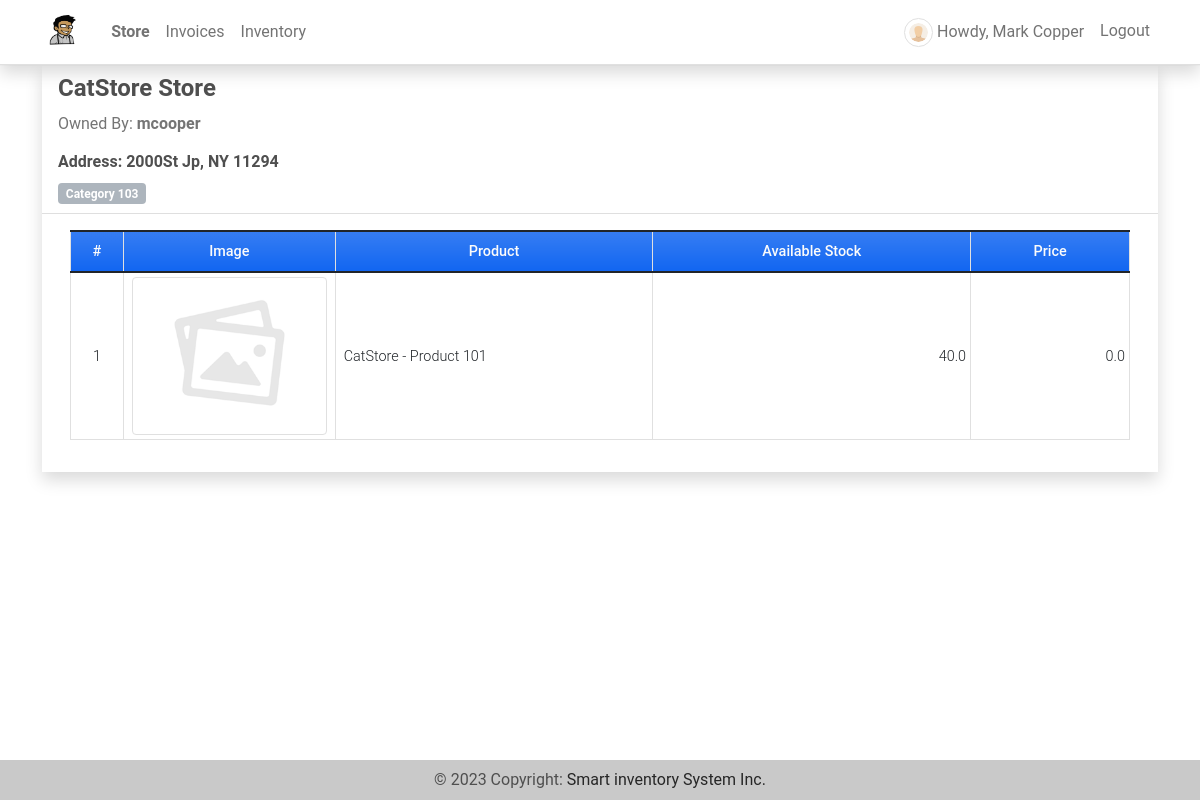
The app's page /store/detail (signed in), older data.
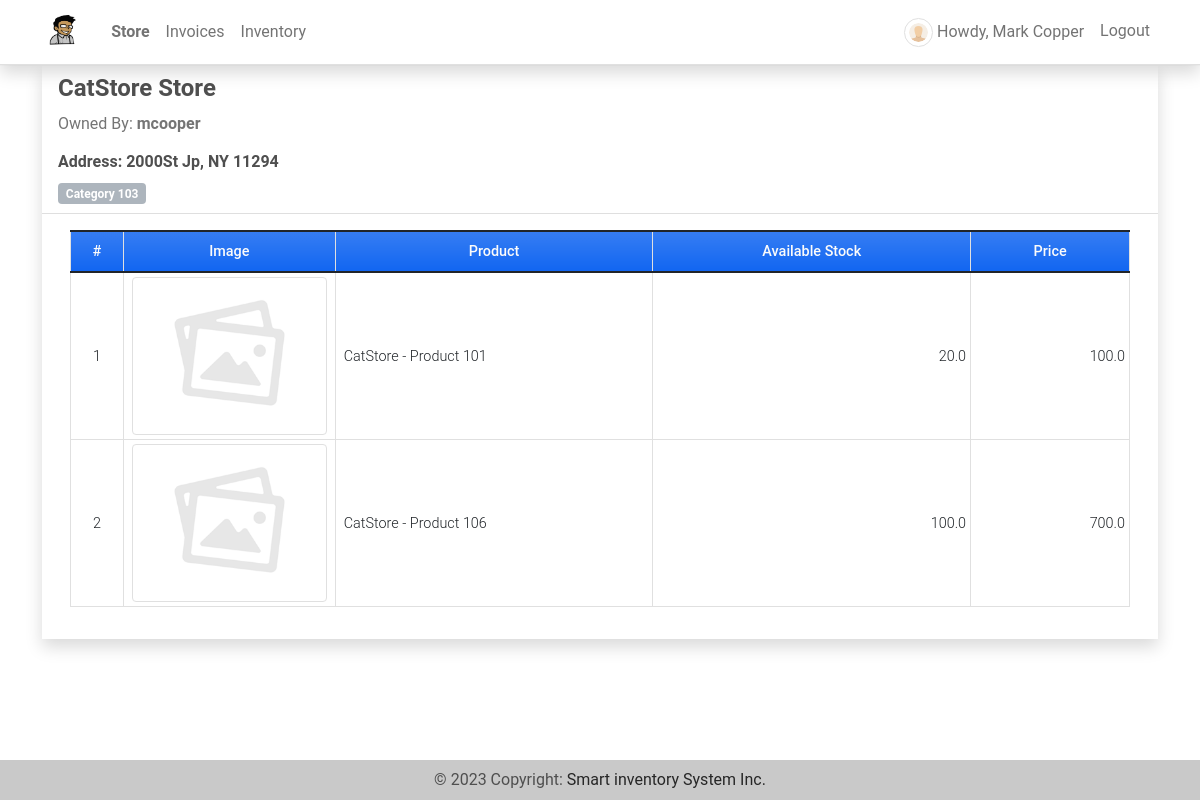
The same page, newer data.
### imsApp/models.py (models this page shows, shortened)
class Store(models.Model):
    name = models.CharField(max_length=250)
    address = models.TextField()
    category = models.ForeignKey(Category, on_delete=models.CASCADE)
    products = models.ManyToManyField(Product, through='StoreProduct')
    date_created = models.DateTimeField(default=timezone.now)
    date_updated = models.DateTimeField(auto_now=True)
    owner = models.OneToOneField(User, default=1,on_delete=models.CASCADE ,blank=True, null=True)

class Category(models.Model):
    name = models.CharField(max_length=250)
    description = models.TextField()
    status = models.CharField(max_length=2, choices=(('1','Active'),('2','Inactive')), default=1)
    date_created = models.DateTimeField(default=timezone.now)
    date_updated = models.DateTimeField(auto_now=True)
    def __str__(self):
        return self.name

class StoreProduct(models.Model):
    store = models.ForeignKey(Store, on_delete=models.CASCADE)
    product = models.ForeignKey(Product, on_delete=models.CASCADE)
    stock = models.FloatField(default=0, blank=True, null=True)
    price = models.FloatField(default=0,blank=True, null=True)
    class Meta:
        unique_together = ["product","store"]
    def __str__(self):
        return f"{self.store.name} - {self.product.name}"

class Product(models.Model):
    code=models.CharField(max_length=100,blank=True, null=True)
    name=models.CharField(max_length=250,blank=True, null=True)
    description = models.TextField()
    price = models.FloatField(default=0)
    status = models.CharField(max_length=2, choices=(('1','Active'),('2','Inactive')), default=1)
    image = models.ImageField(upload_to='uploads/products/',default='default_product_image.png',blank=True, null=True)
    date_created = models.DateTimeField(default=timezone.now)
    date_updated = models.DateTimeField(auto_now=True)

### imsApp/views.py (the view)
# urls.py: path('store/detail',views.view_store,name='store-detail-i'),
@login_required
def view_store(request,pk=None):
    if not pk is None:
        store = get_object_or_404(Store, pk=pk)
    else:
        store = get_object_or_404(Store,owner=request.user)
    store_products = store.storeproduct_set.all()
    return render(request, 'view_store.html', {'page_title':"View Prodcuts to Store",'store': store, 'store_products': store_products})

### imsApp/templates/view_store.html (shortened to what this page needs)
{% extends 'base.html' %} {% load humanize %} {% block pageContent %}
<div class="col-lg-12 col-md-12 col-sm-12 col-xs-12">
    <div class="card card-default rounded-0 shadow ">
        <div class="card-header">
            <div class="d-flex w-100 align-items-center justify-content-between">
               <div>
                   <h4 class="card-title fw-bold">{{ store.name }} Store</h4>
                   <p class="text-muted font-weight-bold"><span class="font-weight-normal">Owned By:</span> {{ store.owner }}</p>
                   <div class="mt-1">
                       <h6 class="font-weight-bold">Address: {{ store.address }}</h5>
                   </div>
                   <span class="badge bg-secondary">{{ store.category }}</span>
               </div>
            </div>
        </div>
        <div class="card-body">
            <div class="container-fluid">
                <table class="table table-bordered" id="product-list">
                    <colgroup>
                        {% if request.user.is_superuser %}
                        <col width="5%">
                        <col width="20%">
                        <col width="25%">
                        <col width="15%">
                        <col width="10%">
                        <col width="25%">
                        {% else %}
                        <col width="5%">
                        <col width="20%">
                        <col width="30%">
                        <col width="30%">
                        <col width="15%">
                        {% endif %}
                    </colgroup>
                    <thead>
                        <tr class="bg-gradient bg-primary bg-opacity-50 text-light">
                            {% if request.user.is_superuser %}
                            <th class="px-1 py-2 text-center">#</th>
                            <th class="px-2 py-2 text-center">Image</th>
                            <th class="px-2 py-2 text-center">Product</th>
                            <th class="px-1 py-2 text-center">Available Stock</th>
                            <th class="px-1 py-2 text-center">Price</th>
                            <th class="px-2 py-2 text-center">Action</th>
                            {% else %}
                            <th class="px-1 py-2 text-center">#</th>
                            <th class="px-2 py-2 text-center">Image</th>
                            <th class="px-2 py-2 text-center">Product</th>
                            <th class="px-2 py-2 text-center">Available Stock</th>
                            <th class="px-2 py-2 text-center">Price</th>
                            {% endif %}
                        </tr>
                    </thead>
                    <tbody>
                        {% for product in store_products %}
                        <tr>
                            {% if request.user.is_superuser %}
                            <td class="px-1 py-1 align-middle text-center">{{ forloop.counter }}</td>
                            <td class="px-2 py-1 align-middle">
                                <img width="200" height="200" class="img img-thumbnail img-fluid view-js" src="{{ product.product.image.url }}" alt="{{ product }}">
                            </td>
                            <td class="px-2 py-1 align-middle">{{ product }}</td>
                            <td class="px-1 py-1 align-middle text-end">{{ product.stock }}</td>
                            <td class="px-1 py-1 align-middle text-end">{{ product.price }}</td>
                            <td class="px-2 py-1 align-middle text-center">
                                <a class="btn btn-outline-primary btn-sm edit-data" href="javascript:void(0)" data-id="{{ product.pk }}" title="Edit">
                                    <i class="fa fa-edit"></i>
                                </a>
                                <button class="btn btn-outline-danger btn-sm delete-data" type="button" data-id="{{ product.pk }}" title="Delete">
                                    <i class="fa fa-trash"></i>
                                </button>
                            </td>
                            {% else %}
                            <td class="px-1 py-1 align-middle text-center">{{ forloop.counter }}</td>
                            <td class="px-2 py-1 align-middle">
                                <img width="200" height="200" class="img img-thumbnail img-fluid view-js" src="{{ product.product.image.url }}" alt="{{ product }}">
                            </td>
                            <td class="px-2 py-1 align-middle">{{ product }}</td>
                            <td class="px-1 py-1 align-middle text-end">{{ product.stock }}</td>
                            <td class="px-1 py-1 align-middle text-end">{{ product.price }}</td>
                            {% endif %}
                        </tr>
                        {% endfor %}
                    </tbody>
                </table>
            </div>
        </div>
    </div>
</div>
{% endblock pageContent %}

### imsApp/templates/base.html (shortened to what this page needs)
{% load static %}
<!DOCTYPE html>
<html lang="en">
<head>
    <link rel="stylesheet" href="{% static 'assets/font-awesome/css/all.min.css' %}">
    <link rel="stylesheet" href="{% static 'assets/bootstrap/css/bootstrap.min.css' %}">
    <link rel="stylesheet" href="{% static 'assets/select2/dist/css/select2.min.css' %}">
    <link rel="stylesheet" href="{% static 'assets/mdb-blogtemplate/css/mdb.min.css' %}" />
    <link rel="stylesheet" href="{% static 'assets/DataTables/datatables.min.css' %}" />
    <link rel="stylesheet" href="{% static 'assets/default/css/style.css' %}">
    <link rel="stylesheet" href="https://cdnjs.cloudflare.com/ajax/libs/viewerjs/1.11.2/viewer.css" />
</head>
<body class="">
    {% block TopNavigation %} {% include "TopNavigation.html" %} {% endblock TopNavigation %}
    <main>
        <div class="container mb-5">
             {% block pageContent %} {% endblock pageContent %}
        </div>
    </main>
    <footer class="bg-light mt-2 text-lg-start">
        <div class="text-center p-3" style="background-color: rgba(0, 0, 0, 0.2);">
            © {% now 'Y' %} Copyright:
            <a class="text-dark" href="." target="_blank">Smart inventory System Inc.</a>
        </div>
    </footer>
</body>
</html>

### imsApp/templates/topNavigation.html (shortened to what this page needs)
{% load static %}
<header>
    <nav class="navbar navbar-expand-lg navbar-light bg-white fixed-top shadow border-bottom">
        <div class="container">
            <a class="navbar-brand" target="_blank" href="{% url 'home-page' %}">
                <img src="{{ MEDIA_URL }}/default/smartInv.jpg" height="16" alt="{{ MEDIA_URL }}" loading="lazy" style="margin-top: -3px;" />
            </a>
            <div class="collapse navbar-collapse" id="navbarExample01">
                <ul class="navbar-nav me-auto mb-2 mb-lg-0" id="topNav">
                    {% if user.id and user.is_superuser %}
                    <li class="nav-item">
                        <a class="nav-link" aria-current="page" href="{% url 'home-page' %}">Home</a>
                    </li>
                    <li class="nav-item">
                        <a class="nav-link" aria-current="page" href="{% url 'store-page' %}">Store</a>
                    </li>
                    <li class="nav-item">
                        <a class="nav-link" aria-current="page" href="{% url 'category-page' %}">Categories</a>
                    </li>
                    <li class="nav-item">
                        <a class="nav-link" aria-current="page" href="{% url 'product-page' %}">Products</a>
                    </li>
                    <li class="nav-item">
                        <a class="nav-link" aria-current="page" href="{% url 'inventory-page' %}">Inventory</a>
                    </li>
                    <li class="nav-item">
                        <a class="nav-link" aria-current="page" href="{% url 'sales-page' %}">Sales</a>
                    </li>
                    <li class="nav-item">
                        <a class="nav-link" aria-current="page" href="{% url 'invoice-page' %}">Invoices</a>
                    </li>
                    {% elif unassigned %}
                    <li class="home">
                        <a class="nav-link" aria-current="page" href="{% url 'home-page' %}">Home</a>
                    </li>
                    {% elif user.id and not user.is_superuser %}
                    <li class="nav-item">
                        <a class="nav-link" aria-current="page" href="{% url 'store-detail-i' %}">Store</a>
                    </li>
                    <li class="nav-item">
                        <a class="nav-link" aria-current="page" href="{% url 'invoice-own' %}">Invoices</a>
                    </li>
                    <li class="nav-item">
                        <a class="nav-link" aria-current="page" href="{% url 'inventory-page' %}">Inventory</a>
                    </li>
                    {% endif %}
                </ul>
                <ul class="navbar-nav d-flex flex-row">
                    {% if user.id %} {% if user.profile.user_type == 1 %} {% endif %}
                    <li class="nav-item me-3 me-lg-0">
                        <a class="nav-link" href="{% url 'profile' %}">
                            <span class="me-1"><img src="{{ MEDIA_URL }}/default/default-avatar.png" alt="User Avatar" id="user-avatar" class="img-thumbnail rounded-circle"></span>Howdy, {{ user.first_name }} {{user.last_name}}
                        </a>
                    </li>
                    <li class="nav-item me-3 me-lg-0">
                        <a class="nav-link" href="{% url 'logout' %}">Logout</a>
                    </li>
                    {% endif %}
                </ul>
            </div>
        </div>
    </nav>
</header>

### static/assets/default/css/style.css (style rules this page uses)
html, body { height: 100%; width: 100%; max-height: 100%; overflow: auto; display: flex; flex-direction: column; }
body>header { flex-shrink: auto; }
body>main { flex-shrink: auto; flex-grow: auto; overflow: auto; }
body>footer { flex-shrink: auto; position: absolute; bottom: 0; left: 0; width: calc(100%); }
#user-avatar { width: 1.8rem; height: 1.8rem; object-fit: scale-down; object-position: center center; }
.bg-secondary { background-color: var(--bs-gray-500)!important; }
.navbar-brand>img { height: 2em; }
.nav-item.active a.nav-link { font-weight: bolder !important; }

### imsApp/templates/base.html (style rules this page uses)
footer { position: relative; bottom: 0; width: 100%; height: 40px; line-height: 0.5; }

Row changes from the older to the newer data that the page shows:
changed StoreProduct "CatStore - Product 101": stock "40.0" → "20.0"; price "0.0" → "100.0"
added StoreProduct: product.image (placeholder picture), store+product "CatStore - Product 106", stock "100.0", price "700.0"
